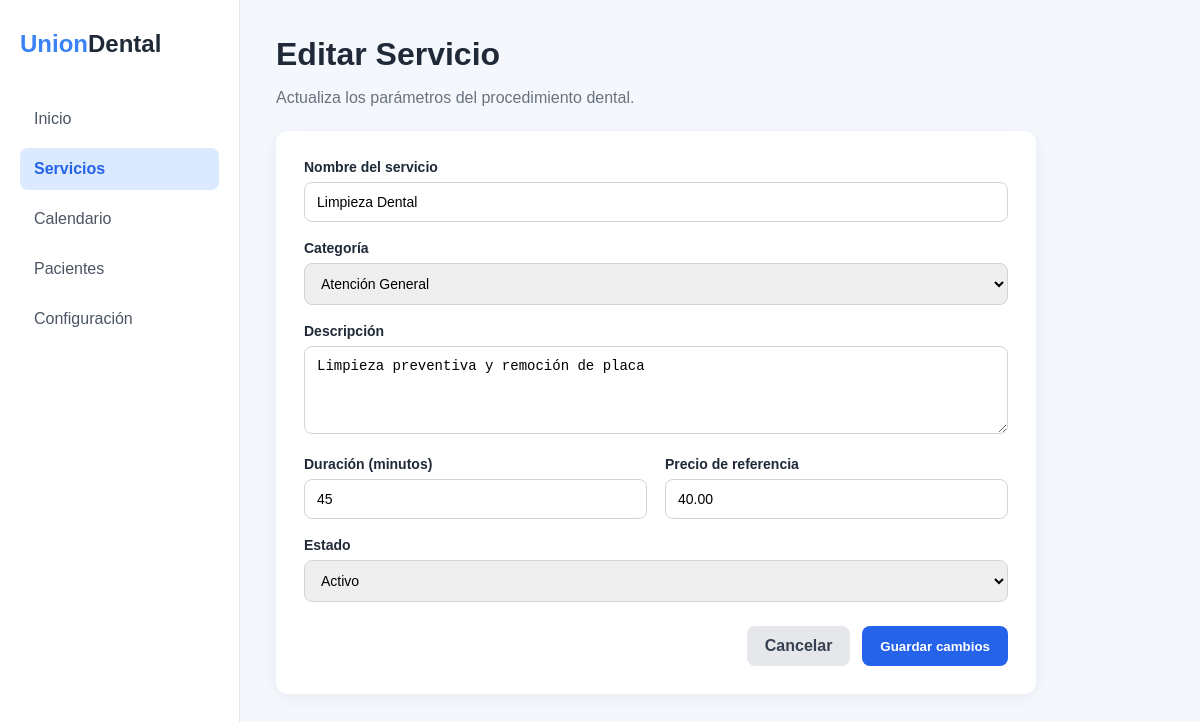
The app's page /src/public/index.php?url=servicio/editar/2 (signed in) with its own data.
### tables this page shows
CREATE TABLE IF NOT EXISTS servicios (
    id_servicio INT AUTO_INCREMENT PRIMARY KEY,
    id_categoria INT NOT NULL,
    nombre VARCHAR(120) NOT NULL,
    descripcion TEXT NULL,
    duracion_minutos INT NOT NULL DEFAULT 30,
    precio_ref DECIMAL(10,2) NOT NULL DEFAULT 0.00,
    estado ENUM('activo', 'inactivo') DEFAULT 'activo',
    creado_en TIMESTAMP DEFAULT CURRENT_TIMESTAMP,
    CONSTRAINT fk_servicios_categorias FOREIGN KEY (id_categoria) REFERENCES categorias_servicio(id_categoria) ON UPDATE CASCADE
);

CREATE TABLE IF NOT EXISTS categorias_servicio (
    id_categoria INT AUTO_INCREMENT PRIMARY KEY,
    nombre VARCHAR(100) NOT NULL UNIQUE,
    descripcion TEXT NULL,
    estado ENUM('activo', 'inactivo') DEFAULT 'activo',
    creado_en TIMESTAMP DEFAULT CURRENT_TIMESTAMP
);

### src/controllers/ServicioController.php (called while the page is built, shortened)
<?php
require_once __DIR__ . '/../models/Servicio.php';
require_once __DIR__ . '/../models/CategoriaServicio.php';
class ServicioController
{
    private Servicio $servicioModel;
    private CategoriaServicio $categoriaModel;
    public function __construct()
    {
        $this->servicioModel = new Servicio();
        $this->categoriaModel = new CategoriaServicio();
    }
    public function editar(int $id): void
    {
        $servicio = $this->servicioModel->obtenerPorId($id);
        $categorias = $this->categoriaModel->obtenerActivas();
        require __DIR__ . '/../views/servicios/editar.php';
    }
}

### src/config/Database.php (called while the page is built, shortened)
<?php
class Database {
    private static ?PDO $connection = null;
    public static function getConnection(): PDO {
        if (self::$connection === null) {
            $host = getenv('DB_HOST') ?: 'clinica_db';
            $port = getenv('DB_PORT') ?: '3306';
            $dbname = getenv('DB_NAME') ?: 'clinica_dental_db';
            $user = getenv('DB_USER') ?: 'clinica_user';
            $pass = getenv('DB_PASS') ?: 'Clinica2026!Pass';
            $dsn = "mysql:host={$host};port={$port};dbname={$dbname};charset=utf8mb4";
            $options = [
                PDO::ATTR_ERRMODE            => PDO::ERRMODE_EXCEPTION,
                PDO::ATTR_DEFAULT_FETCH_MODE => PDO::FETCH_ASSOC,
                PDO::ATTR_EMULATE_PREPARES   => false,
            ];
            try {
                self::$connection = new PDO($dsn, $user, $pass, $options);
            } catch (PDOException $e) {
                error_log("Error de conexión a la BD: " . $e->getMessage());
                die(json_encode([
                    'error' => true,
                    'message' => 'Error al conectar con la base de datos.'
                ]));
            }
        }
        return self::$connection;
    }
}

### src/models/Servicio.php (called while the page is built, shortened)
<?php
class Servicio
{
    private PDO $db;
    public function __construct()
    {
        $this->db = Database::getConnection();
    }
    public function obtenerPorId(int $id): ?array
    {
        $sql = "
            SELECT *
            FROM servicios
            WHERE id_servicio = :id
            LIMIT 1
        ";
        $stmt = $this->db->prepare($sql);
        $stmt->execute([
            'id' => $id
        ]);
        $servicio = $stmt->fetch();
        return $servicio ?: null;
    }
}

### src/models/CategoriaServicio.php (called while the page is built, shortened)
<?php
class CategoriaServicio
{
    private PDO $db;
    public function __construct()
    {
        $this->db = Database::getConnection();
    }
    public function obtenerActivas(): array
    {
        $sql = "
            SELECT *
            FROM categorias_servicio
            WHERE estado = 'activo'
            ORDER BY nombre
        ";
        $stmt = $this->db->query($sql);
        return $stmt->fetchAll();
    }
}

### src/views/servicios/editar.php (the view, shortened to what this page needs)
<!DOCTYPE html>
<html lang="es">
<head>
</head>
<body>
<div class="app">
    <aside class="sidebar">
        <div class="logo">
            <span>Union</span>Dental
        </div>
        <nav class="menu">
            <a href="?url=home/index">Inicio</a>
            <a href="?url=servicio/index" class="active">Servicios</a>
            <a href="#">Calendario</a>
            <a href="#">Pacientes</a>
            <a href="#">Configuración</a>
        </nav>
    </aside>
    <main class="main">
        <div class="header">
            <h1>Editar Servicio</h1>
            <p>Actualiza los parámetros del procedimiento dental.</p>
        </div>
        <div class="card">
            <form
                method="POST"
                action="?url=servicio/actualizar/<?= (int) $servicio['id_servicio'] ?>"
            >
                <div class="form-group">
                    <label for="nombre">Nombre del servicio</label>
                    <input
                        type="text"
                        id="nombre"
                        name="nombre"
                        value="<?= htmlspecialchars($servicio['nombre']) ?>"
                        required
                    >
                </div>
                <div class="form-group">
                    <label for="id_categoria">Categoría</label>
                    <select id="id_categoria" name="id_categoria" required>
                        <?php foreach ($categorias as $categoria): ?>
                            <option
                                value="<?= (int) $categoria['id_categoria'] ?>"
                                <?= (
                                    (int) $servicio['id_categoria']
                                    ===
                                    (int) $categoria['id_categoria']
                                ) ? 'selected' : '' ?>
                            >
                                <?= htmlspecialchars($categoria['nombre']) ?>
                            </option>
                        <?php endforeach; ?>
                    </select>
                </div>
                <div class="form-group">
                    <label for="descripcion">Descripción</label>
                    <textarea
                        id="descripcion"
                        name="descripcion"
                        rows="4"
                    ><?= htmlspecialchars($servicio['descripcion'] ?? '') ?></textarea>
                </div>
                <div class="row">
                    <div class="form-group">
                        <label for="duracion_minutos">Duración (minutos)</label>
                        <input
                            type="number"
                            id="duracion_minutos"
                            name="duracion_minutos"
                            min="1"
                            value="<?= (int) $servicio['duracion_minutos'] ?>"
                            required
                        >
                    </div>
                    <div class="form-group">
                        <label for="precio_ref">Precio de referencia</label>
                        <input
                            type="number"
                            id="precio_ref"
                            name="precio_ref"
                            min="0"
                            step="0.01"
                            value="<?= htmlspecialchars($servicio['precio_ref']) ?>"
                            required
                        >
                    </div>
                </div>
                <div class="form-group">
                    <label for="estado">Estado</label>
                    <select id="estado" name="estado" required>
                        <option
                            value="activo"
                            <?= $servicio['estado'] === 'activo' ? 'selected' : '' ?>
                        >
                            Activo
                        </option>
                    </select>
                </div>
                <div class="actions">
                    <a
                        href="?url=servicio/index"
                        class="btn btn-secondary"
                    >
                        Cancelar
                    </a>
                    <button
                        type="submit"
                        class="btn btn-primary"
                    >
                        Guardar cambios
                    </button>
                </div>
            </form>
        </div>
    </main>
</div>
</body>
</html>

### src/views/servicios/editar.php (style rules this page uses)
* { box-sizing: border-box; }
body { margin: 0; font-family: Arial, sans-serif; background: #f4f7fb; color: #1f2937; }
.app { display: flex; min-height: 100vh; }
.sidebar { width: 240px; background: white; border-right: 1px solid #e5e7eb; padding: 30px 20px; }
.logo { font-size: 24px; font-weight: 700; margin-bottom: 40px; }
.logo span:first-child { color: #3b82f6; }
.menu a { display: block; text-decoration: none; color: #4b5563; padding: 12px 14px; border-radius: 8px; margin-bottom: 8px; }
.menu a.active { background: #dbeafe; color: #2563eb; font-weight: 600; }
.main { flex: 1; padding: 36px; }
.header { margin-bottom: 24px; }
.header h1 { margin: 0; }
.header p { color: #6b7280; }
.card { max-width: 760px; background: white; padding: 28px; border-radius: 12px; box-shadow: 0 4px 18px rgba(0,0,0,0.05); }
.form-group { margin-bottom: 18px; }
label { display: block; margin-bottom: 7px; font-weight: 600; font-size: 14px; }
input, select, textarea { width: 100%; padding: 11px 12px; border: 1px solid #d1d5db; border-radius: 8px; font-size: 14px; }
.row { display: grid; grid-template-columns: 1fr 1fr; gap: 18px; }
.actions { display: flex; justify-content: flex-end; gap: 12px; margin-top: 24px; }
.btn { padding: 11px 18px; border-radius: 8px; text-decoration: none; border: none; cursor: pointer; font-weight: 600; }
.btn-secondary { background: #e5e7eb; color: #374151; }
.btn-primary { background: #2563eb; color: white; }

### records on screen
servicios: nombre "Limpieza Dental", id_categoria "Atención General", descripcion "Limpieza preventiva y remoción de placa", duracion_minutos "45", precio_ref "40.00", estado "Activo"
